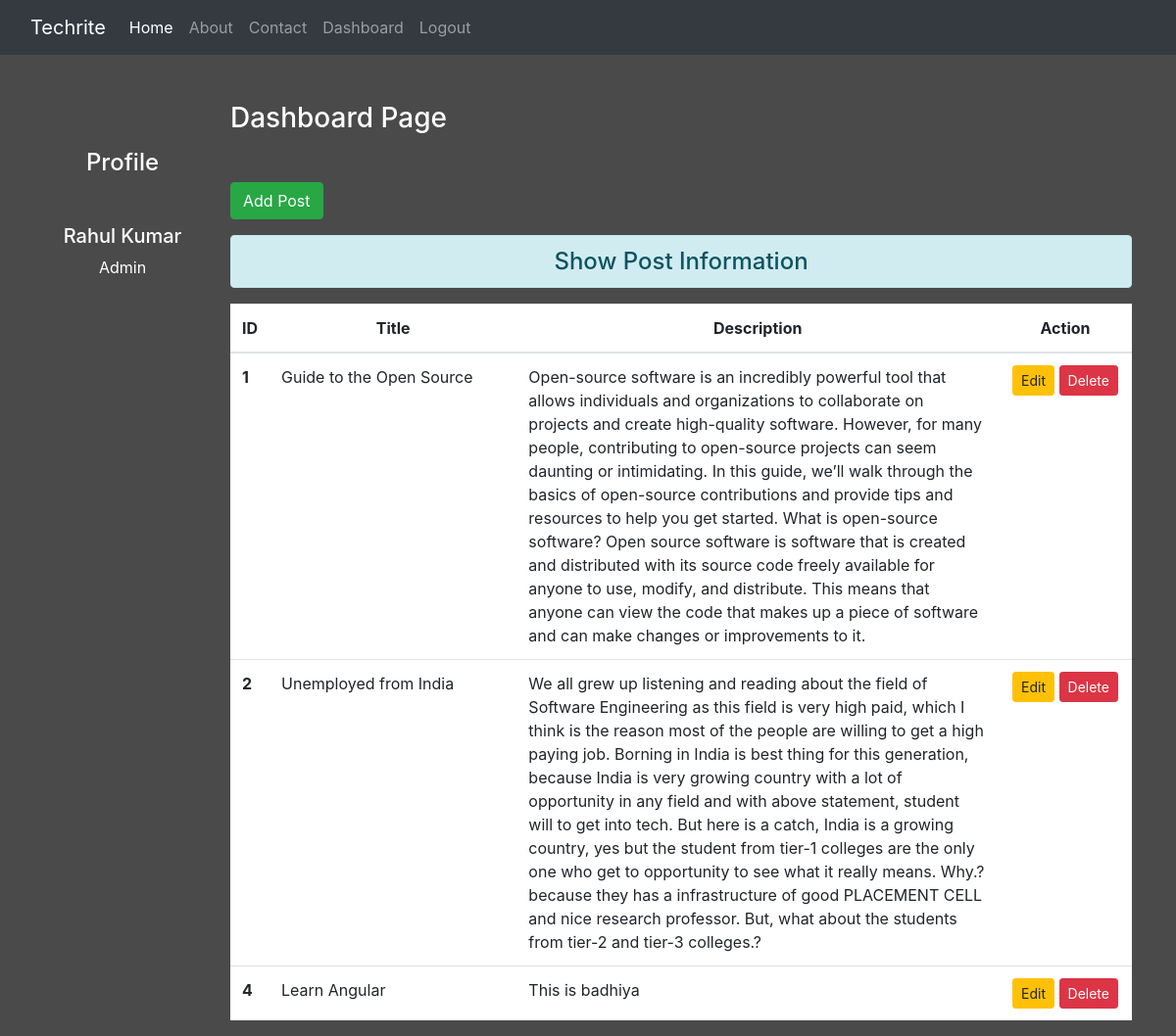
The page /dashboard/ (signed in) on the database its author committed.
### blog/models.py (models this page shows)
class Post(models.Model):
 title = models.CharField(max_length=150)
 desc = models.TextField()

### blog/views.py (the view)
# urls.py: path('dashboard/', views.dashboard, name='dashboard'),
def dashboard(request):
 if request.user.is_authenticated:
  posts = Post.objects.all()
  user = request.user
  full_name = user.get_full_name()
  gps = user.groups.all()
  return render(request, 'blog/dashboard.html', {'posts':posts, 'full_name':full_name, 'groups':gps})
 else:
  return HttpResponseRedirect('/login/')

### blog/templates/blog/dashboard.html (shortened to what this page needs)
{% extends 'blog/base.html' %}
{% load static %}
{% block side %}
<div class="col-sm-2 text-white my-5 text-center">
  <h4 class="my-5">Profile</h4>
  <h5>{{full_name}}</h5>
  {% for group in groups %}
    <p>{{group.name}}</p>
  {% endfor %}
</div>
{% endblock side %}
{% block content %}
<div class="col-sm-10">
 <h3 class="text-white my-5">Dashboard Page</h3>
 <a href="{% url 'addpost' %}" class="btn btn-success">Add Post</a>
 <h4 class="text-center alert alert-info mt-3">Show Post Information</h4>
  {% if posts %}
   <table class="table table-hover bg-white">
     <thead>
       <tr class="text-center">
         <th scope="col" style="width:2%">ID</th>
         <th scope="col" style="width:28%">Title</th>
         <th scope="col" style="width:55%">Description</th>
         <th scope="col" style="width:15%">Action</th>
       </tr>
     </thead>
     <tbody>
      {% for post in posts %}
       <tr>
         <th scope="row">{{post.id}}</th>
         <td>{{post.title}}</td>
         <td>{{post.desc}}</td>
         <td class="text-center">
          <a href="{% url 'updatepost' post.id %}" class="btn btn-warning btn-sm">Edit</a>
          {% if perms.blog.delete_post %}
          <form action="{% url 'deletepost' post.id %}" method="post" class="d-inline"> {% csrf_token %}
          <input type="submit" class="btn btn-danger btn-sm" value="Delete">
         </form>
         {% endif %}
         </td>
       </tr>
      {% endfor %}
     </tbody>
   </table>
  {% else %}
   <h4 class="text-center alert alert-warning">No Records</h4>
  {% endif %}
</div>
{% endblock content %}

### blog/templates/blog/base.html (shortened to what this page needs)
<!DOCTYPE html>
{% load static %}
<html lang="en">
<head>
 <link rel="stylesheet" href="{% static 'blog/css/bootstrap.css' %}">
 <link rel="stylesheet" href="{% static 'blog/css/style.css' %}">
</head>
<body>
 <div class="container-fluid bg-dark">
  {% include 'blog/navbar.html' %}
 </div>
 <div class="container">
  <div class="row">
   {% block side %}
   {% endblock side %}
   {% block content %}
   {% endblock content %}
  </div>
 </div>
</body>
</html>

### blog/templates/blog/navbar.html (shortened to what this page needs)
<nav class="navbar navbar-expand-lg navbar-dark bg-dark">
  <a class="navbar-brand" href="#">Techrite</a>
  <div class="collapse navbar-collapse" id="navbarNav">
    <ul class="navbar-nav">
      <li class="nav-item active">
        <a class="nav-link" href="/">Home <span class="sr-only">(current)</span></a>
      </li>
      <li class="nav-item">
        <a class="nav-link" href="{% url 'about' %}">About</a>
      </li>
      <li class="nav-item">
        <a class="nav-link" href="{% url 'contact' %}">Contact</a>
      </li>
      {% if request.user.is_authenticated %}
      <li class="nav-item">
        <a class="nav-link" href="{% url 'dashboard' %}">Dashboard</a>
      </li>
      <li class="nav-item">
        <a class="nav-link" href="{% url 'logout' %}">Logout</a>
      </li>
      {% endif %}
    </ul>
  </div>
</nav>

### blog/static/blog/css/style.css (style rules this page uses)
body { background-color: rgb(75, 74, 74); color: antiquewhite; }

### rows shown on the page
Post: id "1", title "Guide to the Open Source", desc "Open-source software is an incredibly powerful tool that allows individuals and organizations to collaborate on projects and create high-quality software. However, for many people, contributing to open-source projects can seem daunting or intimidating. In this guide, we’ll walk through the basics of open-source contributions and provide tips and resources to help you get started. What is open-source software? Open source software is software that is created and distributed with its source code freely available for anyone to use, modify, and distribute. This means that anyone can view the code that makes up a piece of software and can make changes or improvements to it."
Post: id "2", title "Unemployed from India", desc "We all grew up listening and reading about the field of Software Engineering as this field is very high paid, which I think is the reason most of the people are willing to get a high paying job. Borning in India is best thing for this generation, because India is very growing country with a lot of opportunity in any field and with above statement, student will to get into tech. But here is a catch, India is a growing country, yes but the student from tier-1 colleges are the only one who get to opportunity to see what it really means. Why.? because they has a infrastructure of good PLACEMENT CELL and nice research professor. But, what about the students from tier-2 and tier-3 colleges.?"
Post: id "4", title "Learn Angular", desc "This is badhiya"

### other values the page prints
{{ full_name }} "Rahul Kumar"
{{ group.name }} "Admin"
